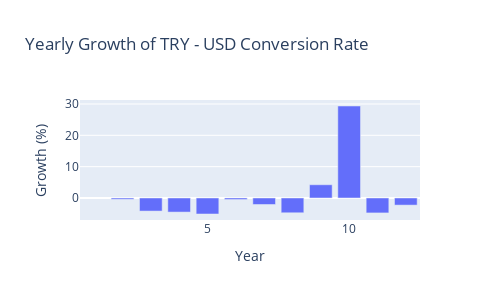

Write notebook code for a chart like this one.
### Code cell
# Calculate monthly growth based on monthly averages
df['Month'] = df.index.month
monthly_avg = df.groupby('Month')['Close'].mean()
growth = monthly_avg.pct_change() * 100  # Convert to percentage

fig = go.Figure()
fig.add_trace(go.Bar(x=growth.index,
                     y=growth,
                     name='Yearly Growth'))

fig.update_layout(title="Yearly Growth of TRY - USD Conversion Rate",
                  xaxis_title="Year",
                  yaxis_title="Growth (%)",
                  width=500,
                  height=300)

pio.show(fig)

### Figure 1 — Plotly figure (JSON) as saved in the notebook; plotly's stock layout.template omitted (floating-point values rounded to 4 significant figures)
{"data": [{"name": "Yearly Growth", "type": "bar", "x": [1, 2, 3, 4, 5, 6, 7, 8, 9, 10, 11, 12], "y": [null, -0.4012, -4.172, -4.499, -5.108, -0.4856, -2.076, -4.72, 4.225, 29.35, -4.763, -2.271]}], "layout": {"height": 300, "title": {"text": "Yearly Growth of TRY - USD Conversion Rate"}, "width": 500, "xaxis": {"title": {"text": "Year"}}, "yaxis": {"title": {"text": "Growth (%)"}}}}
